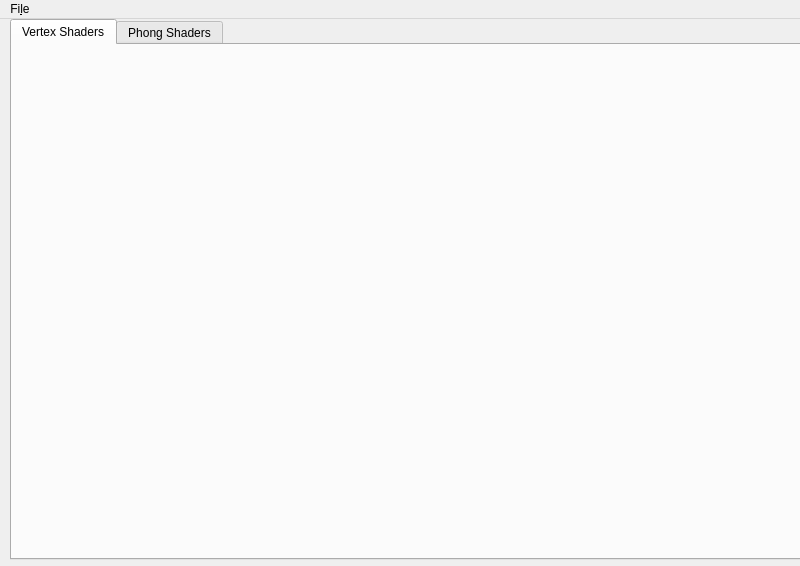
<?xml version="1.0" encoding="UTF-8"?>
<ui version="4.0">
 <class>MainWindow</class>
 <widget class="QMainWindow" name="MainWindow">
  <property name="geometry">
   <rect>
    <x>0</x>
    <y>0</y>
    <width>800</width>
    <height>566</height>
   </rect>
  </property>
  <property name="minimumSize">
   <size>
    <width>800</width>
    <height>525</height>
   </size>
  </property>
  <property name="windowTitle">
   <string>Lab 6 - 3D OpenGL</string>
  </property>
  <widget class="QWidget" name="mainWidget">
   <widget class="QTabWidget" name="tabWidget">
    <property name="geometry">
     <rect>
      <x>10</x>
      <y>0</y>
      <width>791</width>
      <height>541</height>
     </rect>
    </property>
    <property name="accessibleName">
     <string/>
    </property>
    <property name="currentIndex">
     <number>0</number>
    </property>
    <widget class="QWidget" name="tab_vert">
     <attribute name="title">
      <string>Vertex Shaders</string>
     </attribute>
     <widget class="QWidget" name="vertCanvas" native="true">
      <property name="geometry">
       <rect>
        <x>20</x>
        <y>20</y>
        <width>411</width>
        <height>401</height>
       </rect>
      </property>
     </widget>
    </widget>
    <widget class="QWidget" name="tab_phong">
     <attribute name="title">
      <string>Phong Shaders</string>
     </attribute>
     <widget class="QWidget" name="phongCanvas" native="true">
      <property name="geometry">
       <rect>
        <x>290</x>
        <y>10</y>
        <width>471</width>
        <height>461</height>
       </rect>
      </property>
     </widget>
     <widget class="QWidget" name="layoutWidget">
      <property name="geometry">
       <rect>
        <x>0</x>
        <y>0</y>
        <width>271</width>
        <height>564</height>
       </rect>
      </property>
      <layout class="QGridLayout" name="settings">
       <item row="2" column="0">
        <widget class="QGroupBox" name="spheresGroupBox">
         <property name="enabled">
          <bool>true</bool>
         </property>
         <property name="sizePolicy">
          <sizepolicy hsizetype="Preferred" vsizetype="Fixed">
           <horstretch>0</horstretch>
           <verstretch>0</verstretch>
          </sizepolicy>
         </property>
         <property name="minimumSize">
          <size>
           <width>0</width>
           <height>115</height>
          </size>
         </property>
         <property name="title">
          <string>Sphere Colors</string>
         </property>
         <widget class="QPushButton" name="sphereLColorButton">
          <property name="geometry">
           <rect>
            <x>80</x>
            <y>30</y>
            <width>41</width>
            <height>25</height>
           </rect>
          </property>
          <property name="text">
           <string/>
          </property>
         </widget>
         <widget class="QLabel" name="sphereLLabel">
          <property name="geometry">
           <rect>
            <x>10</x>
            <y>20</y>
            <width>62</width>
            <height>31</height>
           </rect>
          </property>
          <property name="text">
           <string>Left</string>
          </property>
         </widget>
         <widget class="QLineEdit" name="sphereLREdit">
          <property name="geometry">
           <rect>
            <x>130</x>
            <y>30</y>
            <width>41</width>
            <height>21</height>
           </rect>
          </property>
         </widget>
         <widget class="QLineEdit" name="sphereLGEdit">
          <property name="geometry">
           <rect>
            <x>170</x>
            <y>30</y>
            <width>41</width>
            <height>21</height>
           </rect>
          </property>
         </widget>
         <widget class="QLineEdit" name="sphereLBEdit">
          <property name="geometry">
           <rect>
            <x>210</x>
            <y>30</y>
            <width>41</width>
            <height>21</height>
           </rect>
          </property>
         </widget>
         <widget class="QLineEdit" name="sphereMBEdit">
          <property name="geometry">
           <rect>
            <x>210</x>
            <y>60</y>
            <width>41</width>
            <height>21</height>
           </rect>
          </property>
         </widget>
         <widget class="QLabel" name="sphereMLabel">
          <property name="geometry">
           <rect>
            <x>10</x>
            <y>50</y>
            <width>62</width>
            <height>31</height>
           </rect>
          </property>
          <property name="text">
           <string>Middle</string>
          </property>
         </widget>
         <widget class="QLineEdit" name="sphereMGEdit">
          <property name="geometry">
           <rect>
            <x>170</x>
            <y>60</y>
            <width>41</width>
            <height>21</height>
           </rect>
          </property>
         </widget>
         <widget class="QLineEdit" name="sphereMREdit">
          <property name="geometry">
           <rect>
            <x>130</x>
            <y>60</y>
            <width>41</width>
            <height>21</height>
           </rect>
          </property>
         </widget>
         <widget class="QPushButton" name="sphereMColorButton">
          <property name="geometry">
           <rect>
            <x>80</x>
            <y>60</y>
            <width>41</width>
            <height>25</height>
           </rect>
          </property>
          <property name="text">
           <string/>
          </property>
         </widget>
         <widget class="QPushButton" name="sphereRColorButton">
          <property name="geometry">
           <rect>
            <x>80</x>
            <y>90</y>
            <width>41</width>
            <height>25</height>
           </rect>
          </property>
          <property name="text">
           <string/>
          </property>
         </widget>
         <widget class="QLabel" name="sphereRLabel">
          <property name="geometry">
           <rect>
            <x>10</x>
            <y>80</y>
            <width>62</width>
            <height>31</height>
           </rect>
          </property>
          <property name="text">
           <string>Right</string>
          </property>
         </widget>
         <widget class="QLineEdit" name="sphereRGEdit">
          <property name="geometry">
           <rect>
            <x>170</x>
            <y>90</y>
            <width>41</width>
            <height>21</height>
           </rect>
          </property>
         </widget>
         <widget class="QLineEdit" name="sphereRBEdit">
          <property name="geometry">
           <rect>
            <x>210</x>
            <y>90</y>
            <width>41</width>
            <height>21</height>
           </rect>
          </property>
         </widget>
         <widget class="QLineEdit" name="sphereRREdit">
          <property name="geometry">
           <rect>
            <x>130</x>
            <y>90</y>
            <width>41</width>
            <height>21</height>
           </rect>
          </property>
         </widget>
        </widget>
       </item>
       <item row="0" column="0">
        <widget class="QGroupBox" name="lightGroupBox">
         <property name="enabled">
          <bool>true</bool>
         </property>
         <property name="sizePolicy">
          <sizepolicy hsizetype="Preferred" vsizetype="Fixed">
           <horstretch>0</horstretch>
           <verstretch>0</verstretch>
          </sizepolicy>
         </property>
         <property name="minimumSize">
          <size>
           <width>0</width>
           <height>105</height>
          </size>
         </property>
         <property name="title">
          <string>Light</string>
         </property>
         <widget class="QSlider" name="lightIntensitySlider">
          <property name="geometry">
           <rect>
            <x>150</x>
            <y>70</y>
            <width>101</width>
            <height>22</height>
           </rect>
          </property>
          <property name="orientation">
           <enum>Qt::Horizontal</enum>
          </property>
         </widget>
         <widget class="QLabel" name="lightIntensityLabel">
          <property name="geometry">
           <rect>
            <x>10</x>
            <y>70</y>
            <width>91</width>
            <height>21</height>
           </rect>
          </property>
          <property name="text">
           <string>Intensity</string>
          </property>
         </widget>
         <widget class="QPushButton" name="lightColorButton">
          <property name="geometry">
           <rect>
            <x>80</x>
            <y>30</y>
            <width>41</width>
            <height>25</height>
           </rect>
          </property>
          <property name="text">
           <string/>
          </property>
         </widget>
         <widget class="QLabel" name="lightColorLabel">
          <property name="geometry">
           <rect>
            <x>10</x>
            <y>30</y>
            <width>62</width>
            <height>31</height>
           </rect>
          </property>
          <property name="text">
           <string>Color</string>
          </property>
         </widget>
         <widget class="QLineEdit" name="lightIntensityEdit">
          <property name="geometry">
           <rect>
            <x>100</x>
            <y>70</y>
            <width>41</width>
            <height>21</height>
           </rect>
          </property>
         </widget>
         <widget class="QLineEdit" name="lightREdit">
          <property name="geometry">
           <rect>
            <x>140</x>
            <y>30</y>
            <width>41</width>
            <height>21</height>
           </rect>
          </property>
         </widget>
         <widget class="QLineEdit" name="lightGEdit">
          <property name="geometry">
           <rect>
            <x>180</x>
            <y>30</y>
            <width>41</width>
            <height>21</height>
           </rect>
          </property>
         </widget>
         <widget class="QLineEdit" name="lightBEdit">
          <property name="geometry">
           <rect>
            <x>220</x>
            <y>30</y>
            <width>41</width>
            <height>21</height>
           </rect>
          </property>
         </widget>
        </widget>
       </item>
       <item row="1" column="0">
        <widget class="QGroupBox" name="attenuationGroupBox">
         <property name="enabled">
          <bool>true</bool>
         </property>
         <property name="sizePolicy">
          <sizepolicy hsizetype="Preferred" vsizetype="Fixed">
           <horstretch>0</horstretch>
           <verstretch>0</verstretch>
          </sizepolicy>
         </property>
         <property name="minimumSize">
          <size>
           <width>0</width>
           <height>105</height>
          </size>
         </property>
         <property name="title">
          <string>Light Attenuation</string>
         </property>
         <property name="checkable">
          <bool>false</bool>
         </property>
         <widget class="QSlider" name="attQuadraticSlider">
          <property name="geometry">
           <rect>
            <x>150</x>
            <y>20</y>
            <width>101</width>
            <height>22</height>
           </rect>
          </property>
          <property name="orientation">
           <enum>Qt::Horizontal</enum>
          </property>
         </widget>
         <widget class="QLabel" name="attLinearLabel">
          <property name="geometry">
           <rect>
            <x>10</x>
            <y>40</y>
            <width>61</width>
            <height>41</height>
           </rect>
          </property>
          <property name="text">
           <string>Linear</string>
          </property>
         </widget>
         <widget class="QLabel" name="attConstantLabel">
          <property name="geometry">
           <rect>
            <x>10</x>
            <y>70</y>
            <width>91</width>
            <height>41</height>
           </rect>
          </property>
          <property name="text">
           <string>Constant</string>
          </property>
         </widget>
         <widget class="QLineEdit" name="attConstantEdit">
          <property name="geometry">
           <rect>
            <x>100</x>
            <y>80</y>
            <width>41</width>
            <height>21</height>
           </rect>
          </property>
         </widget>
         <widget class="QSlider" name="attLinearSlider">
          <property name="geometry">
           <rect>
            <x>150</x>
            <y>50</y>
            <width>101</width>
            <height>22</height>
           </rect>
          </property>
          <property name="orientation">
           <enum>Qt::Horizontal</enum>
          </property>
         </widget>
         <widget class="QLineEdit" name="attLinearEdit">
          <property name="geometry">
           <rect>
            <x>100</x>
            <y>50</y>
            <width>41</width>
            <height>21</height>
           </rect>
          </property>
         </widget>
         <widget class="QSlider" name="attConstantSlider">
          <property name="geometry">
           <rect>
            <x>150</x>
            <y>80</y>
            <width>101</width>
            <height>22</height>
           </rect>
          </property>
          <property name="orientation">
           <enum>Qt::Horizontal</enum>
          </property>
         </widget>
         <widget class="QLineEdit" name="attQuadraticEdit">
          <property name="geometry">
           <rect>
            <x>100</x>
            <y>20</y>
            <width>41</width>
            <height>21</height>
           </rect>
          </property>
         </widget>
         <widget class="QLabel" name="attQuadraticLabel">
          <property name="geometry">
           <rect>
            <x>10</x>
            <y>10</y>
            <width>91</width>
            <height>41</height>
           </rect>
          </property>
          <property name="text">
           <string>Quadratic</string>
          </property>
         </widget>
        </widget>
       </item>
       <item row="3" column="0">
        <widget class="QGroupBox" name="materialGroupBox">
         <property name="minimumSize">
          <size>
           <width>0</width>
           <height>219</height>
          </size>
         </property>
         <property name="title">
          <string>Sphere Material</string>
         </property>
         <widget class="QLabel" name="ambientLabel">
          <property name="geometry">
           <rect>
            <x>10</x>
            <y>20</y>
            <width>71</width>
            <height>41</height>
           </rect>
          </property>
          <property name="text">
           <string>Ambient</string>
          </property>
         </widget>
         <widget class="QLineEdit" name="ambientEdit">
          <property name="geometry">
           <rect>
            <x>100</x>
            <y>30</y>
            <width>41</width>
            <height>21</height>
           </rect>
          </property>
         </widget>
         <widget class="QSlider" name="ambientSlider">
          <property name="geometry">
           <rect>
            <x>150</x>
            <y>30</y>
            <width>101</width>
            <height>22</height>
           </rect>
          </property>
          <property name="orientation">
           <enum>Qt::Horizontal</enum>
          </property>
         </widget>
         <widget class="QLabel" name="diffuseLabel">
          <property name="geometry">
           <rect>
            <x>10</x>
            <y>50</y>
            <width>71</width>
            <height>41</height>
           </rect>
          </property>
          <property name="text">
           <string>Diffuse</string>
          </property>
         </widget>
         <widget class="QLineEdit" name="diffuseEdit">
          <property name="geometry">
           <rect>
            <x>100</x>
            <y>60</y>
            <width>41</width>
            <height>21</height>
           </rect>
          </property>
         </widget>
         <widget class="QSlider" name="diffuseSlider">
          <property name="geometry">
           <rect>
            <x>150</x>
            <y>60</y>
            <width>101</width>
            <height>22</height>
           </rect>
          </property>
          <property name="orientation">
           <enum>Qt::Horizontal</enum>
          </property>
         </widget>
         <widget class="QLabel" name="specularLabel">
          <property name="geometry">
           <rect>
            <x>10</x>
            <y>80</y>
            <width>81</width>
            <height>41</height>
           </rect>
          </property>
          <property name="text">
           <string>Specular</string>
          </property>
         </widget>
         <widget class="QLineEdit" name="specularEdit">
          <property name="geometry">
           <rect>
            <x>100</x>
            <y>90</y>
            <width>41</width>
            <height>21</height>
           </rect>
          </property>
         </widget>
         <widget class="QSlider" name="specularSlider">
          <property name="geometry">
           <rect>
            <x>150</x>
            <y>90</y>
            <width>101</width>
            <height>22</height>
           </rect>
          </property>
          <property name="orientation">
           <enum>Qt::Horizontal</enum>
          </property>
         </widget>
         <widget class="QLabel" name="shininessLabel">
          <property name="geometry">
           <rect>
            <x>10</x>
            <y>110</y>
            <width>81</width>
            <height>41</height>
           </rect>
          </property>
          <property name="text">
           <string>Shininess</string>
          </property>
         </widget>
         <widget class="QLineEdit" name="shininessEdit">
          <property name="geometry">
           <rect>
            <x>100</x>
            <y>120</y>
            <width>41</width>
            <height>21</height>
           </rect>
          </property>
         </widget>
         <widget class="QSlider" name="shininessSlider">
          <property name="geometry">
           <rect>
            <x>150</x>
            <y>120</y>
            <width>101</width>
            <height>22</height>
           </rect>
          </property>
          <property name="orientation">
           <enum>Qt::Horizontal</enum>
          </property>
         </widget>
        </widget>
       </item>
      </layout>
     </widget>
    </widget>
   </widget>
  </widget>
  <widget class="QMenuBar" name="menuBar">
   <property name="geometry">
    <rect>
     <x>0</x>
     <y>0</y>
     <width>800</width>
     <height>26</height>
    </rect>
   </property>
   <widget class="QMenu" name="menuFile">
    <property name="title">
     <string>Fi&amp;le</string>
    </property>
    <addaction name="actionQuit"/>
   </widget>
   <addaction name="menuFile"/>
  </widget>
  <action name="actionQuit">
   <property name="text">
    <string>&amp;Quit</string>
   </property>
   <property name="shortcut">
    <string>Ctrl+Q</string>
   </property>
  </action>
 </widget>
 <layoutdefault spacing="6" margin="11"/>
 <resources/>
 <connections>
  <connection>
   <sender>actionQuit</sender>
   <signal>triggered()</signal>
   <receiver>MainWindow</receiver>
   <slot>close()</slot>
   <hints>
    <hint type="sourcelabel">
     <x>-1</x>
     <y>-1</y>
    </hint>
    <hint type="destinationlabel">
     <x>299</x>
     <y>199</y>
    </hint>
   </hints>
  </connection>
 </connections>
 <designerdata>
  <property name="gridDeltaX">
   <number>10</number>
  </property>
  <property name="gridDeltaY">
   <number>10</number>
  </property>
  <property name="gridSnapX">
   <bool>true</bool>
  </property>
  <property name="gridSnapY">
   <bool>true</bool>
  </property>
  <property name="gridVisible">
   <bool>true</bool>
  </property>
 </designerdata>
</ui>
